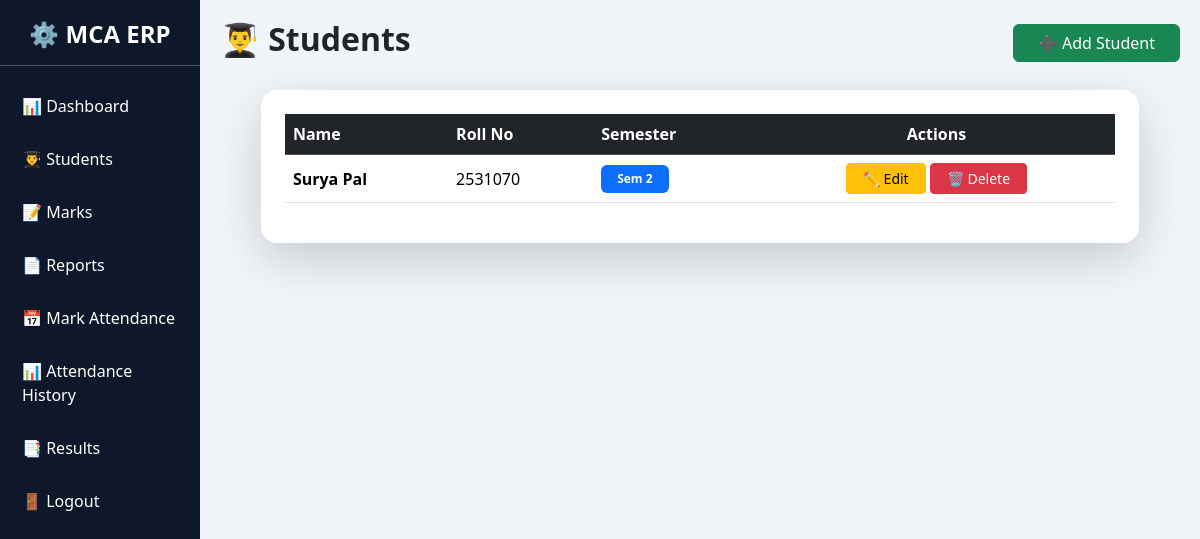
The page /students/ on the database its author committed.
### analytics/models.py (models this page shows, shortened)
class Student(models.Model):
    user = models.OneToOneField(User,on_delete=models.CASCADE)
    name = models.CharField(max_length=100)
    roll_no = models.CharField(max_length=20, unique=True)
    email = models.EmailField()
    phone = models.CharField(max_length=10)
    semester = models.IntegerField()

### analytics/views.py (the view)
# urls.py: path('students/', views.student_list, name='student_list'),
def student_list(request):
    students = Student.objects.all()
    return render(request,'student_list.html',{'students':students})

### analytics/templates/student_list.html
{% extends 'base.html' %}
{% block content %}
<div class="d-flex justify-content-between align-items-center mb-4">
    <h2 class="fw-bold">👨‍🎓 Students</h2>
    <a href="/add-student/" class="btn btn-success px-4">
        ➕ Add Student
    </a>
</div>
<div class="row justify-content-center">
    <div class="col-md-11">
        <div class="card shadow-lg border-0 rounded-4 p-4">
            <table class="table table-hover align-middle">
                <thead class="table-dark">
                    <tr>
                        <th>Name</th>
                        <th>Roll No</th>
                        <th>Semester</th>
                        <th class="text-center">Actions</th>
                    </tr>
                </thead>
                <tbody>
                    {% for student in students %}
                    <tr>
                        <td class="fw-semibold">{{student.name}}</td>
                        <td>{{student.roll_no}}</td>
                        <td>
                            <span class="badge bg-primary px-3 py-2">
                                Sem {{student.semester}}
                            </span>
                        </td>
                        <td class="text-center">
                            <a href="/edit-student/{{student.id}}"
                               class="btn btn-warning btn-sm px-3">
                                ✏ Edit
                            </a>
                            <a href="/delete-student/{{student.id}}"
                               class="btn btn-danger btn-sm px-3">
                                🗑 Delete
                            </a>
                        </td>
                    </tr>
                    {% empty %}
                    <tr>
                        <td colspan="4" class="text-center text-muted">
                            No students found
                        </td>
                    </tr>
                    {% endfor %}
                </tbody>
            </table>
        </div>
    </div>
</div>
{% endblock %}

### analytics/templates/base.html (style rules this page uses)
body { background:#f1f5f9; }
.card { transition:0.3s; }

### rows shown on the page
Student: name "Surya Pal", roll_no "2531070", semester "2"
